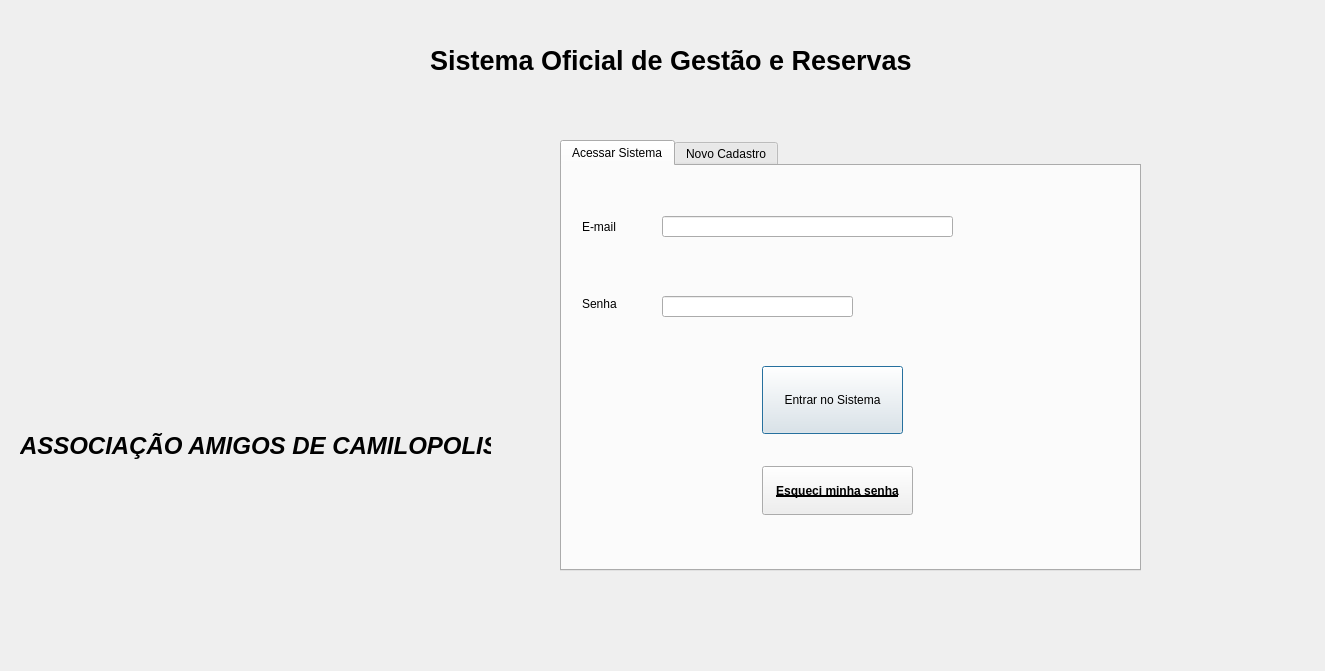
<?xml version="1.0" encoding="UTF-8"?>
<ui version="4.0">
 <class>Dialog</class>
 <widget class="QDialog" name="Dialog">
  <property name="geometry">
   <rect>
    <x>0</x>
    <y>0</y>
    <width>1325</width>
    <height>671</height>
   </rect>
  </property>
  <property name="font">
   <font>
    <hintingpreference>PreferNoHinting</hintingpreference>
   </font>
  </property>
  <property name="windowTitle">
   <string>Dialog</string>
  </property>
  <property name="styleSheet">
   <string notr="true"/>
  </property>
  <widget class="QLabel" name="lbl_logo">
   <property name="geometry">
    <rect>
     <x>80</x>
     <y>110</y>
     <width>291</width>
     <height>241</height>
    </rect>
   </property>
   <property name="text">
    <string/>
   </property>
   <property name="pixmap">
    <pixmap>img/logo_sac.jpg</pixmap>
   </property>
  </widget>
  <widget class="QLabel" name="label">
   <property name="geometry">
    <rect>
     <x>20</x>
     <y>420</y>
     <width>471</width>
     <height>51</height>
    </rect>
   </property>
   <property name="font">
    <font>
     <pointsize>18</pointsize>
     <italic>true</italic>
     <bold>true</bold>
     <hintingpreference>PreferNoHinting</hintingpreference>
    </font>
   </property>
   <property name="text">
    <string>ASSOCIAÇÃO AMIGOS DE CAMILOPOLIS </string>
   </property>
  </widget>
  <widget class="QLabel" name="label_2">
   <property name="geometry">
    <rect>
     <x>430</x>
     <y>40</y>
     <width>511</width>
     <height>41</height>
    </rect>
   </property>
   <property name="font">
    <font>
     <pointsize>20</pointsize>
     <italic>false</italic>
     <bold>false</bold>
     <strikeout>false</strikeout>
     <hintingpreference>PreferNoHinting</hintingpreference>
    </font>
   </property>
   <property name="text">
    <string>&lt;!DOCTYPE HTML PUBLIC &quot;-//W3C//DTD HTML 4.0//EN&quot; &quot;http://www.w3.org/TR/REC-html40/strict.dtd&quot;&gt;
&lt;html&gt;&lt;head&gt;&lt;meta name=&quot;qrichtext&quot; content=&quot;1&quot; /&gt;&lt;meta charset=&quot;utf-8&quot; /&gt;&lt;style type=&quot;text/css&quot;&gt;
p, li { white-space: pre-wrap; }
hr { height: 1px; border-width: 0; }
li.unchecked::marker { content: &quot;\2610&quot;; }
li.checked::marker { content: &quot;\2612&quot;; }
&lt;/style&gt;&lt;/head&gt;&lt;body style=&quot; font-family:'Segoe UI'; font-size:20pt; font-weight:400; font-style:normal;&quot;&gt;
&lt;p style=&quot; margin-top:12px; margin-bottom:12px; margin-left:0px; margin-right:0px; -qt-block-indent:0; text-indent:0px;&quot;&gt;&lt;span style=&quot; font-weight:700;&quot;&gt;Sistema Oficial de Gestão e Reservas&lt;/span&gt;&lt;/p&gt;&lt;/body&gt;&lt;/html&gt;</string>
   </property>
  </widget>
  <widget class="QTabWidget" name="tabWidget_login">
   <property name="geometry">
    <rect>
     <x>560</x>
     <y>140</y>
     <width>581</width>
     <height>431</height>
    </rect>
   </property>
   <property name="currentIndex">
    <number>0</number>
   </property>
   <widget class="QWidget" name="tab">
    <attribute name="title">
     <string>Acessar Sistema</string>
    </attribute>
    <widget class="QLabel" name="label_3">
     <property name="geometry">
      <rect>
       <x>20</x>
       <y>50</y>
       <width>71</width>
       <height>21</height>
      </rect>
     </property>
     <property name="text">
      <string>E-mail</string>
     </property>
    </widget>
    <widget class="QLabel" name="label_4">
     <property name="geometry">
      <rect>
       <x>20</x>
       <y>130</y>
       <width>49</width>
       <height>16</height>
      </rect>
     </property>
     <property name="text">
      <string>Senha</string>
     </property>
    </widget>
    <widget class="QLineEdit" name="txt_email_login">
     <property name="geometry">
      <rect>
       <x>100</x>
       <y>50</y>
       <width>291</width>
       <height>21</height>
      </rect>
     </property>
    </widget>
    <widget class="QLineEdit" name="txt_senha_login">
     <property name="geometry">
      <rect>
       <x>100</x>
       <y>130</y>
       <width>191</width>
       <height>21</height>
      </rect>
     </property>
     <property name="echoMode">
      <enum>QLineEdit::EchoMode::Password</enum>
     </property>
    </widget>
    <widget class="QPushButton" name="btn_login">
     <property name="geometry">
      <rect>
       <x>200</x>
       <y>200</y>
       <width>141</width>
       <height>68</height>
      </rect>
     </property>
     <property name="text">
      <string>Entrar no Sistema</string>
     </property>
    </widget>
    <widget class="QPushButton" name="btn_esqueceu_senha">
     <property name="geometry">
      <rect>
       <x>200</x>
       <y>300</y>
       <width>151</width>
       <height>49</height>
      </rect>
     </property>
     <property name="font">
      <font>
       <bold>true</bold>
       <underline>true</underline>
       <hintingpreference>PreferNoHinting</hintingpreference>
      </font>
     </property>
     <property name="text">
      <string>Esqueci minha senha</string>
     </property>
    </widget>
   </widget>
   <widget class="QWidget" name="tab_2">
    <attribute name="title">
     <string>Novo Cadastro</string>
    </attribute>
    <widget class="QPushButton" name="btn_cadastrar">
     <property name="geometry">
      <rect>
       <x>230</x>
       <y>290</y>
       <width>151</width>
       <height>71</height>
      </rect>
     </property>
     <property name="text">
      <string>Finalizar Cadastro</string>
     </property>
    </widget>
    <widget class="QLabel" name="label_5">
     <property name="geometry">
      <rect>
       <x>52</x>
       <y>42</y>
       <width>89</width>
       <height>16</height>
      </rect>
     </property>
     <property name="text">
      <string>Nome Completo</string>
     </property>
    </widget>
    <widget class="QLabel" name="label_6">
     <property name="geometry">
      <rect>
       <x>52</x>
       <y>105</y>
       <width>34</width>
       <height>16</height>
      </rect>
     </property>
     <property name="text">
      <string>E-mail</string>
     </property>
    </widget>
    <widget class="QLabel" name="label_7">
     <property name="geometry">
      <rect>
       <x>52</x>
       <y>169</y>
       <width>111</width>
       <height>16</height>
      </rect>
     </property>
     <property name="text">
      <string>Telefone / WhatsApp</string>
     </property>
    </widget>
    <widget class="QLabel" name="label_8">
     <property name="geometry">
      <rect>
       <x>52</x>
       <y>232</y>
       <width>32</width>
       <height>16</height>
      </rect>
     </property>
     <property name="text">
      <string>Senha</string>
     </property>
    </widget>
    <widget class="QLineEdit" name="txt_nome_cad">
     <property name="geometry">
      <rect>
       <x>200</x>
       <y>40</y>
       <width>301</width>
       <height>26</height>
      </rect>
     </property>
    </widget>
    <widget class="QLineEdit" name="txt_email_cad">
     <property name="geometry">
      <rect>
       <x>200</x>
       <y>90</y>
       <width>301</width>
       <height>26</height>
      </rect>
     </property>
    </widget>
    <widget class="QLineEdit" name="txt_tel_cad">
     <property name="geometry">
      <rect>
       <x>200</x>
       <y>160</y>
       <width>301</width>
       <height>26</height>
      </rect>
     </property>
    </widget>
    <widget class="QLineEdit" name="txt_senha_cad">
     <property name="geometry">
      <rect>
       <x>200</x>
       <y>230</y>
       <width>311</width>
       <height>26</height>
      </rect>
     </property>
     <property name="echoMode">
      <enum>QLineEdit::EchoMode::Password</enum>
     </property>
    </widget>
   </widget>
  </widget>
 </widget>
 <resources/>
 <connections/>
</ui>
